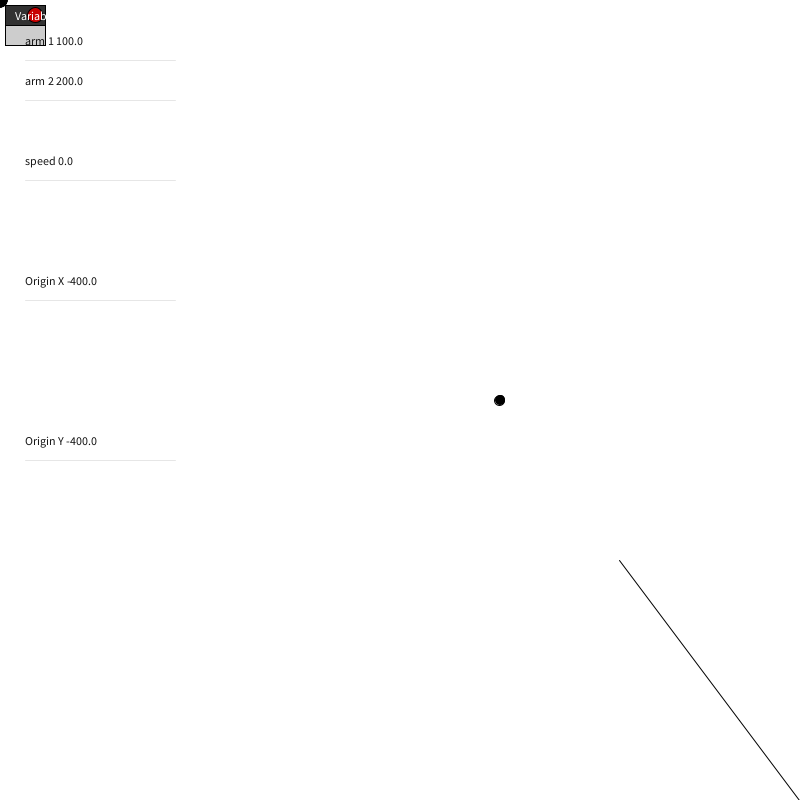
Frame 1 (no input)
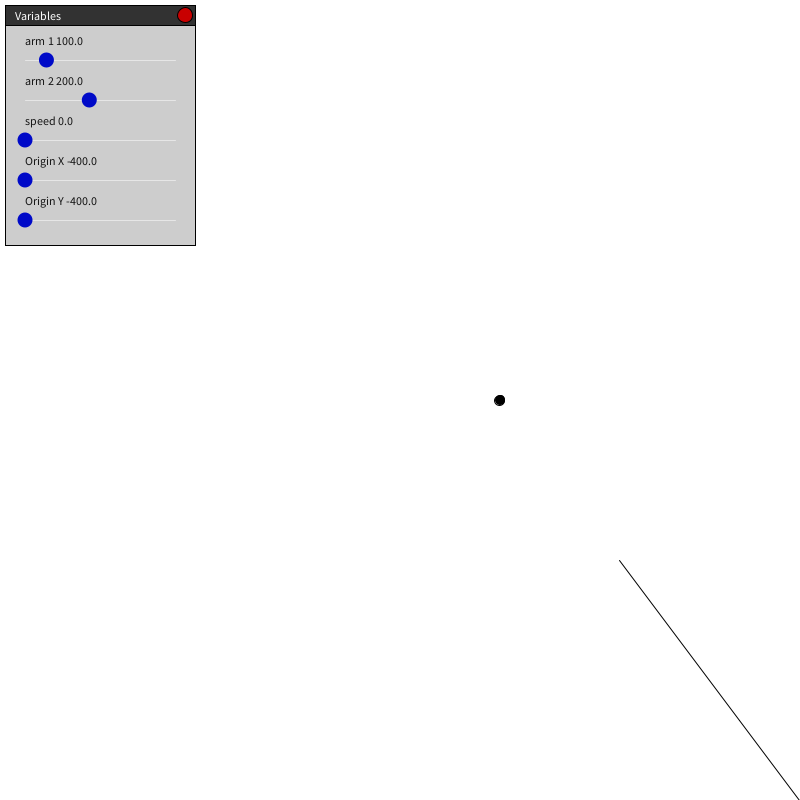
Frame 60 (the mouse pressed at the canvas centre just before this capture)
Frame 120 (the mouse held since frame 60 and released just before this capture): identical to frame 60, image omitted

The Processing sketch that drew these frames (run headless with seeded random() and noise(); from frame 60 on, the mouse is pressed at the canvas centre):

// Processing sketch: two_arm_inv_kinematics
// ── two_arm_inv_kinematics.pde
float theta1, theta2;
float l1 = 300;
float l2 = 300;

float x, y, gamma;

float s;
float pathX0 = 200;
float pathY0 = 180;
float pathX1 = 120;
float pathY1 = -160;

Sliders window;
Slider arm1;
Slider arm2;
Slider speed;
Slider originX, originY;

void setup() {

  size(800, 800);

  window = new Sliders("Variables");
  arm1 = window.addSlider("arm 1", 10, 50, 400, 100);
  arm2 = window.addSlider("arm 2", 10, 50, 400, 200);
  speed = window.addSlider("speed", 0.01, 0, 0.1);
  originX = window.addSlider("Origin X", 10, -width/2, width/2);
  originY = window.addSlider("Origin Y", 10, -height/2, height/2);
}

void draw() {
  background(255);

  pushMatrix();
  translate(width/2, height/2);
  rotate(PI);
  //task space
  //x = pathX0 + 100*cos(-s*2*PI);
  //y = 100*sin(-s*2*PI);

  ////time scaling
  ////s = 0.5-0.5*sin(speed*millis()/100);
  //s+=speed.value*.1;
  //if(s>1){
  //  s=0;  
  //}

  if (s >= 0 && s <= 0.5) {
    x = -100 + 400*s;
    y = (-1/50.0)*pow(x, 2)+200;
  } else if (s > 0.5 && s <=1) {
    x = 300 + 2*s*(-200);
    y=0;
  } else {
    s = 0;
  }
  
  s+=speed.value;
  
  //set arm lengths
  l1 = arm1.value;
  l2 = arm2.value;


  //inverse kinematics
  float hyp = sqrt(pow(x-originX.value, 2)+pow(y-originY.value, 2));
  if ( hyp > l1+l2) {
    hyp = l1+l2;
  } else if ( hyp < l1-l2) {
    hyp = l1-l2;
  }

  gamma = atan2(y-originY.value, x-originX.value);
  float beta = acos((pow(l1, 2)+pow(l2, 2)-pow(hyp, 2))/(2*l1*l2));
  float alpha = acos((pow(hyp, 2)+pow(l1, 2)-pow(l2, 2))/(2*l1*hyp));
  theta1 = gamma + alpha;
  theta2 = -PI + beta;

  fill(0);
  stroke(0);
  //render
  circle(x, y, 10);
  line(originX.value, originY.value, originX.value+l1*cos(theta1), originY.value+l1*sin(theta1));
  line(originX.value+l1*cos(theta1), originY.value+l1*sin(theta1), originX.value+l1*cos(theta1)+l2*cos(theta1+theta2), originY.value+l1*sin(theta1)+l2*sin(theta1+theta2));
  popMatrix();

  window.render();
}

// ── Slider.pde
class Sliders {

  String title;

  Sliders parent;
  ArrayList<Slider> children;

  float x, y, w, h;
  float localX, localY;

  //states
  boolean hidden = false;
  boolean prevButtonState = false;
  boolean windowDragging = false;

  float prevMouseX, prevMouseY;
  Sliders(String title, float x, float y) {
    this.title = title;
    this.x = x+25;
    this.y = y+45;
    this.localX=0;
    this.localY=0;

    children = new ArrayList<Slider>();
  }

  Sliders(String title) {
    this.title = title;
    this.x = 25;
    this.y = 45;
    this.localX=0;
    this.localY=0;

    children = new ArrayList<Slider>();
  }

  Slider addSlider(String title, float step, float min, float max) {
    Slider s = new Slider(title, step, min, max);
    addChild(s);

    return children.get(children.size()-1);
  }

  Slider addSlider(String title, float step, float min, float max, float def) {
    Slider s = new Slider(title, step, min, max, def);
    addChild(s);

    return children.get(children.size()-1);
  }
  void addChild(Slider c) {
    if (this.children.size() == 0) {
      c.x = this.x;
      c.y = this.y;
      c.parent = this;
      children.add(c);
      return;
    }

    c.y = this.y;

    for (Sliders child : children) {
      c.localY += child.h;
      c.y += c.localY;
      c.x = this.x;
    }
    c.parent = this;
    children.add(c);
  }

  void render() {
    fill(200, 200, 200, 230);
    rectMode(CORNER);
    if (!hidden) {
      rect(x-20, y-20, w+40, h+20);
    }
    fill(50);
    rect(x-20, y-40, w+40, 20);
    fill(200, 0, 0);
    circle(x+w+10, y-30, 15);
    fill(255);
    textSize(12);
    text(title, x-10, y-25);

    if (!hidden) {
      for (Sliders c : children) {
        c.render();
        c.update();
      }
    } else {
    }

    this.update();
  }

  void update() {
    h = 0;
    w = 0;

    for (Sliders c : children) {

      //adjust the width to the longest slider
      if (w < c.w) {
        w=c.w;
      }
      if (hidden) {
        h = 0;
      } else {
        h += c.h;
      }
    }


    moveWindow();
    toggleHide();
  }

  void moveWindow() {
    float deltaX = mouseX - prevMouseX;
    float deltaY = mouseY - prevMouseY;

    if (mouseX > x-20 && mouseX < x+w+20
      && mouseY > y-40 && mouseY < y-20 
      && mousePressed) {
      windowDragging = true;
    } else if (mousePressed) {
    } else {
      windowDragging = false;
    }

    edgeDetect(deltaX, deltaY);

    prevMouseX = mouseX;
    prevMouseY = mouseY;
  }

  void toggleHide() {
    if (mouseX > x+w && mouseX < x+w+20
      && mouseY > y-40 && mouseY < y-20 
      && mousePressed && !prevButtonState) {
      hidden = !hidden;
    }
    prevButtonState = mousePressed;
  }

  void edgeDetect(float deltaX, float deltaY) {
    //edge detection code

    if (windowDragging) {
      x += deltaX;
      y += deltaY;

      if (x < 20) {
        x = 20.1;
      }
      if (x + w +20 > width) {
        x = width-w-20.1;
      }

      if (y < 40) {
        y = 40.1;
      }

      if (y + h > height) {
        y = height-h - 0.1;
      }
    }
  }
}

//Class for slider button and controls
class Slider extends Sliders {

  //values
  float step, min, max, value;

  //slide
  float slideW, slideH, slideL;
  float slideX, slideY;
  color slideColor = color(0, 10, 200);
  color slideColorHover = color(250, 0, 0);
  color slideAnimColor;

  //spacing
  float lineSpacing = 15;

  //states
  boolean hover = false;
  boolean pressed = false;
  boolean dragged = false;

  Slider(String title, float step, float min, float max) {
    super(title, 0, 0);

    this.slideW = 15;
    this.slideH = 15;
    this.slideL = 150;
    this.h = 40;
    this.w = slideL;

    this.value = min;
    this.title = title;
    this.min = min;
    this.step = step;
    this.max = max;
  }

  Slider(String title, float step, float min, float max, float def) {
    super(title, 0, 0);

    this.slideW = 15;
    this.slideH = 15;
    this.slideL = 150;
    this.h = 40;
    this.w = slideL;

    if (def == 0) {
      this.value = min;
    } else {
      this.value = def;
    }
    this.title = title;
    this.min = min;
    this.step = step;
    this.max = max;
  }

  void setValue(float x) {
    this.value = x;
  }

  void update() {
    slideX = this.x+map(value, min, max, 0, slideL);
    slideY = this.y + lineSpacing;
    this.w = slideL;

    x = parent.x;
    y = parent.y+localY;

    checkHover(mouseX, mouseY);
    checkMouseDrag();
    dragSlider();
    prevMouseX = mouseX;

    if (value > max) {
      value = max;
    }
    if (value < min) {
      value = min;
    }
  }

  void render() {
    fill(20);
    textSize(12);
    text(this.title + " " + value, this.x, this.y);

    stroke(230);
    line(this.x, this.y + lineSpacing, this.x+slideL, this.y+lineSpacing); 

    noStroke();
    fill(slideAnimColor);
    rectMode(CENTER);
    ellipse(slideX, slideY, slideW, slideH);

    textSize(10);
    fill(0);
  }

  void checkHover(float x, float y) {

    if (x < slideX + slideW/2 && x > slideX-slideW/2
      && y < slideY + slideH/2 && y > slideY - slideH/2) {
      slideAnimColor = slideColorHover;
      hover = true;
    } else {
      slideAnimColor = slideColor;
      hover = false;
    }
  }

  void checkMouseDrag() {
    if (hover && mousePressed) {
      pressed = true;
    } else if (mousePressed) {
    } else {
      pressed = false;
    }

    if (abs(mouseX-prevMouseX) != 0 && pressed) {
      dragged = true;
    } else {
      dragged = false;
    }
  }

  void dragSlider() {
    if (!dragged) return;

    if (mouseX > slideX+slideL*step/(max-min)) {
      value+=step;
    }
    if (mouseX < slideX-slideL*step/(max-min)) {
      value-=step;
    }
  }
}
